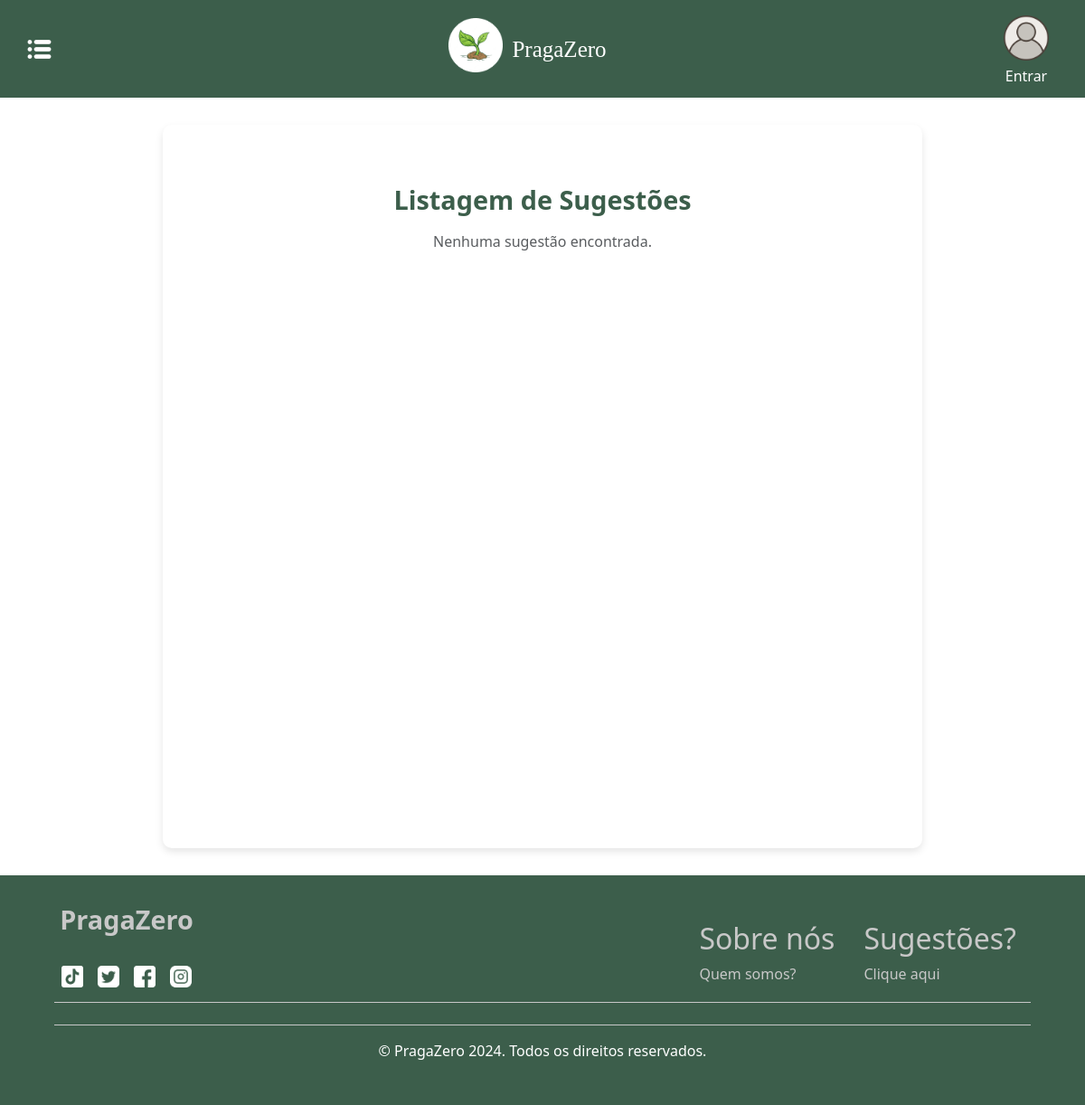
Before: /listagem_sugestoes/ with the older database file.
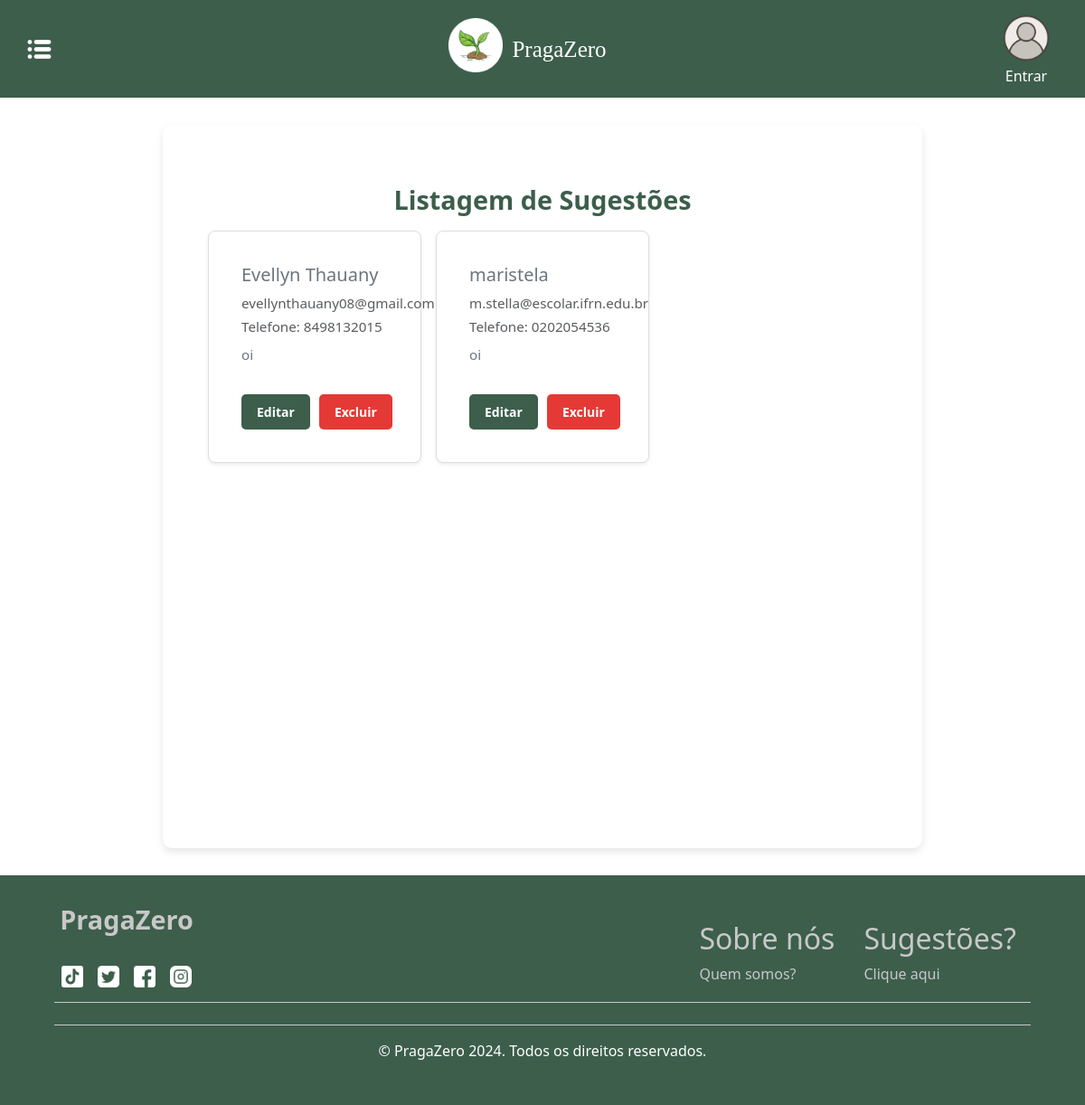
After: the same page with the newer database file.
### agro/models.py (models this page shows, shortened)
class Sugestao(models.Model):
    nome = models.CharField(max_length=100)
    email = models.EmailField()
    telefone = models.CharField(max_length=15, blank=True, null=True)
    sugestao = models.TextField()

### agro/views.py (the view)
# urls.py: path('listagem_sugestoes/', listar_sugestoes, name='listar_sugestoes'),
def listar_sugestoes(request):
    contato = Sugestao.objects.all()  # Recupera todas as sugestões
    return render(request, 'listagem_sugestoes.html', {'contato': contato, 'messages': messages.get_messages(request)})

### agro/templates/listagem_sugestoes.html (shortened to what this page needs)
{% extends 'base.html' %}
{% load static %}
{% block main %}
<link rel="stylesheet" href="{% static 'css/style.css' %}" />
<div >
    <div class="main">
        <div class="row">
            <div class="col">
                <h1 class="my-3 text-center">Listagem de Sugestões</h1>
                {% if contato %}
                    <div class="row row-cols-1 row-cols-md-2 row-cols-lg-3 g-3">
                        {% for cont in contato %}
                        <div class="col">
                            <div class="card shadow-sm">
                                <div class="card-body d-flex flex-column">
                                    <div class="d-flex justify-content-between">
                                        <div>
                                            <h2 class="h5 text-secondary">{{ cont.nome }}</h2>
                                            <p class="text-muted mb-1">{{ cont.email }}</p>
                                            <span class="text-muted">Telefone: {{ cont.telefone }}</span>
                                        </div>
                                    </div>
                                    <p class="mt-2 text-secondary">{{ cont.sugestao }}</p>
                                    <div class="mt-3 d-flex">
                                        <a class="btn btn-edit" href="{% url 'agro:editar_sugestao' cont.pk %}">
                                            Editar
                                        </a>
                                        <button class="btn btn-delete" type="button" data-bs-toggle="modal" data-bs-target="#exampleModal-{{ cont.pk }}">
                                            Excluir
                                        </button>
                                    </div>
                                </div>
                            </div>
                        </div>
                        {% endfor %}
                    </div>
                {% else %}
                    <p class="text-muted text-center">Nenhuma sugestão encontrada.</p>
                {% endif %}
            </div>
        </div>
    </div>
</div>
{% endblock %}

Changed rows visible on the page:
added Sugestao: nome "Evellyn Thauany", email "evellynthauany08@gmail.com", telefone "8498132015", sugestao "oi"
added Sugestao: nome "maristela", email "m.stella@escolar.ifrn.edu.br", telefone "0202054536", sugestao "oi"
Other visible differences:
text no longer shown: "Nenhuma sugestão encontrada."
